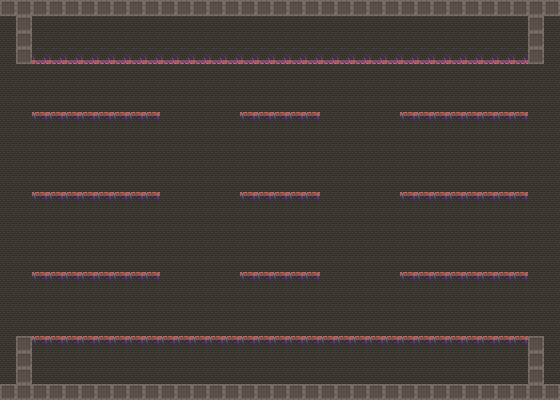

Below is a game level as drawn by its tile map, then a one-line description and the .tmx that defines it (tile-layer data replaced by summaries):
An orthogonal 35x25 tile map with 16x16 px tiles, 5 tile layers (Background, Background2:ElectricBoogaloo, OneSidedPlatforms, Platforms, ...), 2 tilesets.

<map version="1.0" tiledversion="1.1.2" orientation="orthogonal" renderorder="right-down" width="35" height="25" tilewidth="16" tileheight="16" infinite="0" nextobjectid="1">
 <tileset firstgid="1" name="sketches3- tiles and monsters" tilewidth="16" tileheight="16" tilecount="64" columns="8">
  <image source="../../Assets/Images/sketches3- tiles and monsters.png" width="128" height="128" />
 </tileset>
 <tileset firstgid="65" source="../tile1.tsx" />
 <layer name="Background" width="35" height="25">
  <data>[875 cells, 875 non-empty, 1 distinct tile ids]</data>
 </layer>
 <layer name="Background2:ElectricBoogaloo" width="35" height="25">
  <data>[875 cells, 70 non-empty, 1 distinct tile ids]</data>
 </layer>
 <layer name="OneSidedPlatforms" width="35" height="25">
  <data>[875 cells, 125 non-empty, 1 distinct tile ids]</data>
 </layer>
 <layer name="Platforms" width="35" height="25">
  <data>[875 cells, 12 non-empty, 1 distinct tile ids]</data>
 </layer>
 <layer name="Foreground" width="35" height="25">
  <data>[875 cells, 82 non-empty, 1 distinct tile ids]</data>
 </layer>
</map>
